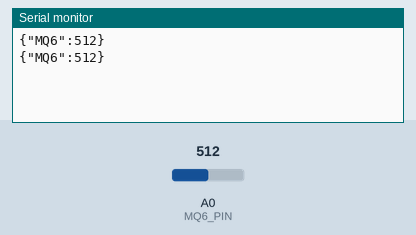
Recording of a sketch running on a simulated Arduino Uno, built with avr-gcc and run on an emulated ATmega328P. On the bench: the last lines printed to the serial monitor. Inputs (shaded band) come from the test bench; at power-on: A0 (MQ6_PIN) = 512.

Above: at 5.8 s.
5.9 s: A0 (MQ6_PIN) set to 716
At 10.9 s:
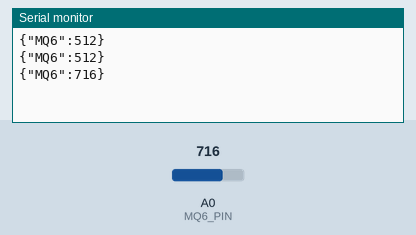
11.9 s: A0 (MQ6_PIN) set to 900
At 16.4 s:
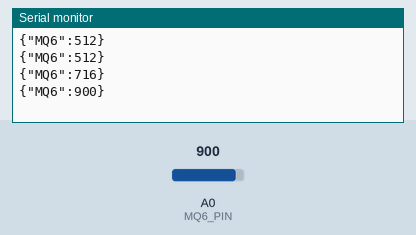
Timing chart, 0 to 17.9 s (numbered marks = the images above; inputs shaded):
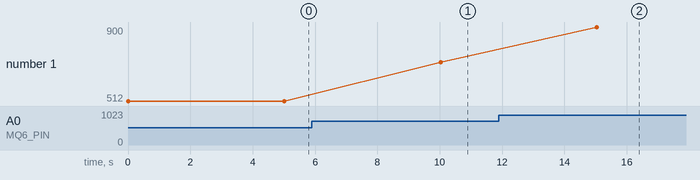

The sketch:

MQ6_LPG_GAS_ATMEGA_IOT.ino
```cpp
#include "DHT.h"
#include "SoftwareSerial.h"


#define MQ6_PIN A0

SoftwareSerial esp(3, 2); // RX, TX


void setup() {
  // initialize serial for debugging
  Serial.begin(9600);
  esp.begin(9600);
}

void loop() {

  int MQ6 = analogRead(MQ6_PIN);
  String payload = "{\"MQ6\":" + String(MQ6) + "}";
  Serial.println(payload);

  esp.println(payload);
  delay(5000);
}
```

Measured:
- after the input at 5.9 s, the serial monitor: prints a new line after 4.1 s (image 1)
- after the input at 11.9 s, the serial monitor: prints a new line after 3.1 s (image 2)
- plotted number 1: 512 → 716 after the input at 5.9 s, 716 → 900 after the input at 11.9 s
